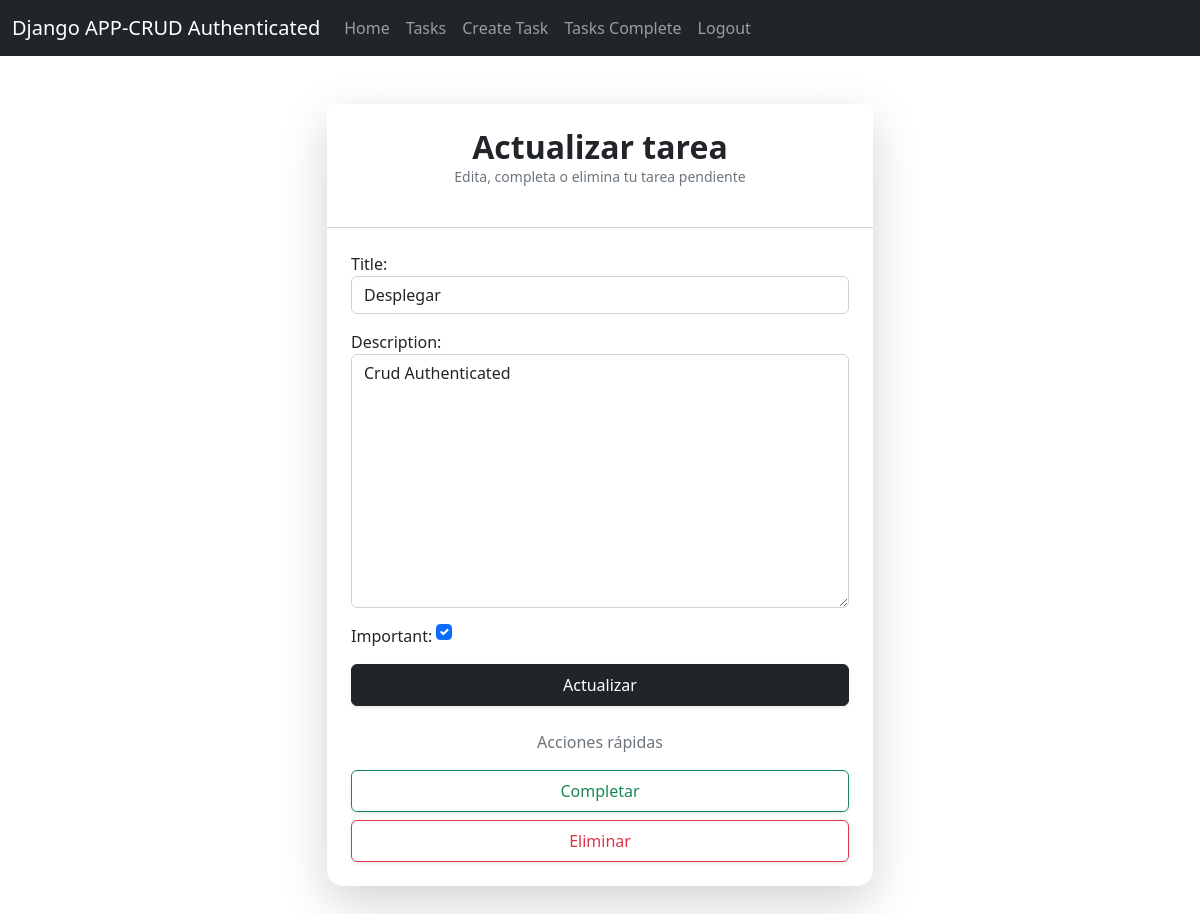
Page /tasks/15 (signed in) on the committed database.
### task/models.py (models this page shows, shortened)
class Task(models.Model):
    title = models.CharField(max_length=200)
    description = models.TextField(blank=True)
    created = models.DateTimeField(auto_now_add=True)
    dateCompleted = models.DateTimeField(null=True, blank=True)
    important = models.BooleanField(default=False, blank=True)
    user = models.ForeignKey(User, on_delete=models.CASCADE)

### task/views.py (the view, shortened to what this page needs)
@login_required
def task_detail(request, task_id):
    if request.method == 'GET':
        task = get_object_or_404(Task, pk=task_id, user = request.user)
        form = TaskForm(instance=task)
        return render(request, 'task_details.html', {
            'task': task,
            'form': form
        })

### task/forms.py
class TaskForm(forms.ModelForm):
    class Meta:
        model = Task
        fields = ['title', 'description', 'important']
        widgets = {
            'title': forms.TextInput(attrs={'class': 'form-control', 'placeholder': 'Enter task title'}),
            'description': forms.Textarea(attrs={'class': 'form-control', 'placeholder': 'Enter task description'}),
            'important': forms.CheckboxInput(attrs={'class': 'form-check-input m-auto'})
        }

### task/templates/task_details.html (shortened to what this page needs)
{% extends 'base.html' %}
{% block content %}
<main class="container my-5">
    <div class="row justify-content-center">
        <div class="col-md-6">
            <div class="card border-0 shadow-lg rounded-4">
                <div class="card-header bg-white text-center py-4">
                    <h2 class="fw-bold text-dark mb-0">Actualizar tarea</h2>
                    <p class="text-muted small">Edita, completa o elimina tu tarea pendiente</p>
                </div>
                <div class="card-body p-4">
                    <form method="POST" class="mb-4">
                        <div class="mb-3">
                            {{ form.as_p }}
                        </div>
                        <button class="btn btn-dark w-100 py-2 shadow-sm">
                             Actualizar
                        </button>
                    </form>
                    <div class="text-center my-3">
                        <span class="text-muted">Acciones rápidas</span>
                    </div>
                    <form action="{% url 'complete_task' task.id %}" method="POST" class="mb-2">
                        <button class="btn btn-outline-success w-100 py-2 shadow-sm">
                             Completar
                        </button>
                    </form>
                    <form action="{% url 'delete_task' task.id %}" method="POST">
                        <button class="btn btn-outline-danger w-100 py-2 shadow-sm">
                             Eliminar
                        </button>
                    </form>
                </div>
            </div>
        </div>
    </div>
</main>
{% endblock %}

### rows in the picture
Task: title "Desplegar", description "Crud Authenticated", important "☑"
